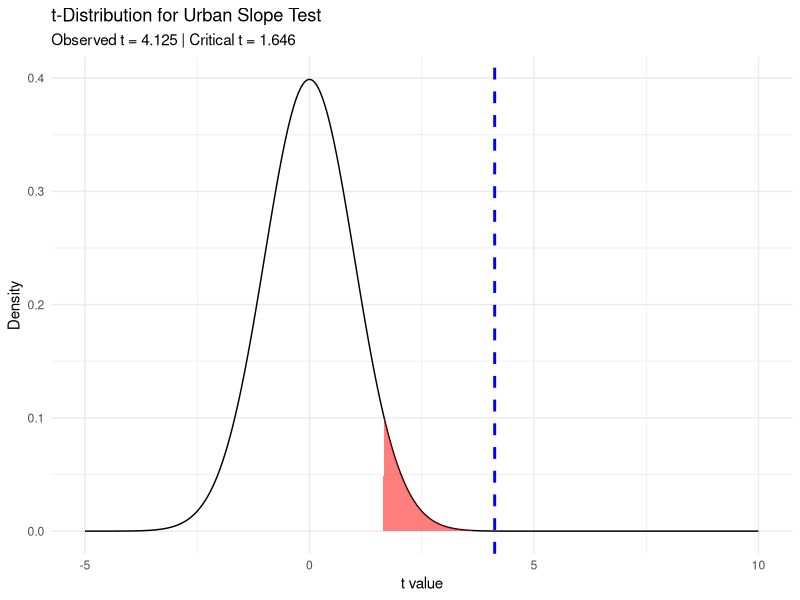

This chart was generated by the following R code:
# ============================================
# C03Q17 Analysis in R
# ============================================

# -----------------------------
# (a) Urban Regression – Test of Slope
# -----------------------------
# Given urban regression:
#   WAGE = -10.76 + 2.46 * EDUC, N = 986
#   Standard error for slope: 0.16
# Test H0: beta2 = 1.80 vs. H1: beta2 > 1.80 at alpha = 0.05

urban_slope <- 2.46
urban_se_slope <- 0.16
n_urban <- 986
df_urban <- n_urban - 2  # degrees of freedom

# Calculate the t-statistic:
t_stat_urban <- (urban_slope - 1.80) / urban_se_slope
cat("Urban regression: t-statistic for slope test =", round(t_stat_urban, 3), "\n")

# For a one-tailed test at alpha=0.05, the critical t-value:
alpha <- 0.05
t_crit_urban <- qt(1 - alpha, df_urban)
cat("Critical t-value (one-tailed, alpha=0.05) =", round(t_crit_urban, 3), "\n")

if (t_stat_urban > t_crit_urban) {
  cat("Conclusion: Reject H0. The urban slope is significantly greater than 1.80.\n\n")
} else {
  cat("Conclusion: Fail to reject H0. The urban slope is not significantly greater than 1.80.\n\n")
}

# Plot the t-distribution and highlight the rejection region:
library(ggplot2)
t_values <- seq(-5, 10, length.out = 1000)
t_density <- dt(t_values, df_urban)
df_plot <- data.frame(t_values = t_values, density = t_density)

ggplot(df_plot, aes(x = t_values, y = density)) +
  geom_line() +
  # 塗上右尾拒絕區域 (t > critical value)
  geom_area(data = subset(df_plot, t_values >= t_crit_urban), aes(y = density),
            fill = "red", alpha = 0.5) +
  # 標示觀察到的 t 值
  geom_vline(xintercept = t_stat_urban, color = "blue", linetype = "dashed", size = 1) +
  labs(title = "t-Distribution for Urban Slope Test",
       subtitle = paste("Observed t =", round(t_stat_urban, 3),
                        "| Critical t =", round(t_crit_urban, 3)),
       x = "t value", y = "Density") +
  theme_minimal()

# -----------------------------
# (b) Rural Regression – 95% CI for Expected WAGE at EDUC = 16
# -----------------------------
# Given rural regression:
#   WAGE = -4.88 + 1.80 * EDUC, N = 214
#   se(intercept) = 3.29, se(slope) = 0.24, covariance = -0.761
# Given: The required standard error for predicting E(WAGE) at EDUC = 16 is 0.833.

rural_intercept <- -4.88
rural_slope <- 1.80
rural_se_intercept <- 3.29
rural_se_slope <- 0.24
cov_rural <- -0.761
educ_val <- 16

# Compute predicted WAGE:
wage_pred_rural <- rural_intercept + rural_slope * educ_val
cat("Rural predicted WAGE at EDUC = 16:", wage_pred_rural, "\n")

# 計算預測標準誤：
# SE(pred) = sqrt( Var(beta1) + (EDUC)^2 * Var(beta2) + 2*EDUC*Cov(beta1, beta2) )
var_intercept_rural <- rural_se_intercept^2
var_slope_rural <- rural_se_slope^2
se_pred_rural_calc <- sqrt(var_intercept_rural + educ_val^2 * var_slope_rural + 2 * educ_val * cov_rural)
cat("Calculated SE for rural prediction =", round(se_pred_rural_calc, 3), "\n")
cat("Given SE for rural prediction = 0.833\n")

# 採用題目給定的 SE = 0.833，構造95%信賴區間：
df_rural <- 214 - 2
t_crit_rural <- qt(0.975, df_rural)  # 雙尾檢定的臨界值
margin_error_rural <- t_crit_rural * 0.833
ci_lower_rural <- wage_pred_rural - margin_error_rural
ci_upper_rural <- wage_pred_rural + margin_error_rural
cat("Rural 95% CI for expected WAGE at EDUC = 16: (", 
    round(ci_lower_rural, 2), ",", round(ci_upper_rural, 2), ")\n\n")

# -----------------------------
# (c) Urban Regression – 95% CI for Expected WAGE at EDUC = 16 and Comparison
# -----------------------------
# Given urban regression:
#   WAGE = -10.76 + 2.46 * EDUC, N = 986
#   se(intercept) = 2.27, se(slope) = 0.16, covariance = -0.345

urban_intercept <- -10.76
urban_slope <- 2.46
urban_se_intercept <- 2.27
urban_se_slope <- 0.16
cov_urban <- -0.345

# Prediction:
wage_pred_urban <- urban_intercept + urban_slope * educ_val
cat("Urban predicted WAGE at EDUC = 16:", wage_pred_urban, "\n")

# 預測標準誤計算：
var_intercept_urban <- urban_se_intercept^2
var_slope_urban <- urban_se_slope^2
se_pred_urban <- sqrt(var_intercept_urban + educ_val^2 * var_slope_urban + 2 * educ_val * cov_urban)
cat("Calculated SE for urban prediction =", round(se_pred_urban, 3), "\n")

# 採用近似標準正態臨界值（由於自由度非常大，df ≈ 984）
margin_error_urban <- 1.96 * se_pred_urban
ci_lower_urban <- wage_pred_urban - margin_error_urban
ci_upper_urban <- wage_pred_urban + margin_error_urban
cat("Urban 95% CI for expected WAGE at EDUC = 16: (", 
    round(ci_lower_urban, 2), ",", round(ci_upper_urban, 2), ")\n")

# 比較兩區間寬度：
width_rural <- ci_upper_rural - ci_lower_rural
width_urban <- ci_upper_urban - ci_lower_urban
cat("Width of rural CI =", round(width_rural, 3), "\n")
cat("Width of urban CI =", round(width_urban, 3), "\n")
if(width_urban < width_rural){
  cat("The urban CI is slightly narrower than the rural CI, which is plausible given the larger sample size in the urban data.\n\n")
} else {
  cat("The urban CI is wider than the rural CI.\n\n")
}

# -----------------------------
# (d) Rural Regression – Test of Intercept
# -----------------------------
# For the rural regression, test:
# H0: beta1 >= 4  vs.  H1: beta1 < 4 at alpha = 0.01.
# Given: rural intercept = -4.88, se(intercept) = 3.29, df = 214 - 2 = 212.

t_stat_intercept_rural <- (rural_intercept - 4) / rural_se_intercept
cat("t-statistic for rural intercept test =", round(t_stat_intercept_rural, 3), "\n")

# For a one-tailed test (left tail) at the 1% significance level:
alpha_int <- 0.01
df_rural <- 214 - 2
t_crit_intercept_rural <- qt(alpha_int, df_rural)  # lower tail critical value
cat("Critical t-value for intercept test (alpha = 0.01) =", round(t_crit_intercept_rural, 3), "\n")

if(t_stat_intercept_rural < t_crit_intercept_rural) {
  cat("Conclusion: Reject H0. There is sufficient evidence that the rural intercept is less than 4 at the 1% level.\n")
} else {
  cat("Conclusion: Fail to reject H0. There is insufficient evidence that the rural intercept is less than 4.\n")
}
